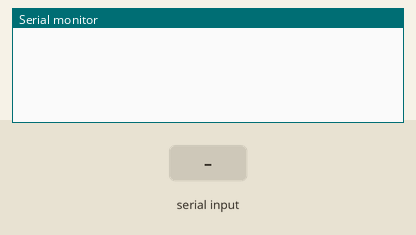
A program run on a simulated Arduino Mega 2560, built with avr-gcc and run on an emulated ATmega2560. Shown: the last lines printed to the serial monitor. The test bench sets the inputs (shaded band).

Above: at 1.2 s.
1.3 s: "1\n" received over Serial
At 2.5 s:
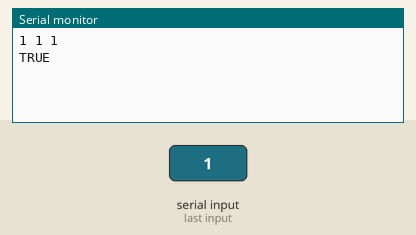
2.8 s: "0\n" received over Serial
At 3.7 s:
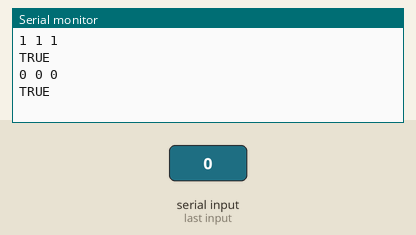

Measured:
- after the input at 1.3 s, the serial monitor: prints a new line at once (image 1)
- after the input at 2.8 s, the serial monitor: prints a new line at once (image 2)

The program:

main.cpp
```cpp
#include <Arduino.h>

bool measurement = false;
String encoderString = " ";
String loadCellString = " ";

int RX_BUFFER_SIZE = 256;
int TX_BUFFER_SIZE = 256;

void setup() {
  Serial.begin(9600);    // PC
  Serial1.begin(9600);   // STEPPERS
  Serial2.begin(9600); // ENCODER
  Serial3.begin(9600);    //LOADCELL
}

void loop() {

String rpm, angle, direction, time;

  if (Serial.available() > 0) {
    String receivedData = Serial.readStringUntil('\n');

    int spaceIndex1 = receivedData.indexOf(' ');
    rpm = receivedData.substring(0, spaceIndex1);

    int spaceIndex2 = receivedData.indexOf(' ', spaceIndex1 + 1);
    angle = receivedData.substring(spaceIndex1 + 1, spaceIndex2);

    int spaceIndex3 = receivedData.indexOf(' ', spaceIndex2 + 1);
    direction = receivedData.substring(spaceIndex2 + 1, spaceIndex3);

    time = receivedData.substring(spaceIndex3 + 1);

    String sendData = rpm + " " + angle + " " + direction;
    Serial1.println(sendData);
    Serial.println(sendData);  //COMMENT
    Serial3.println(time);
   // delay(time.toInt()*100);
    measurement = true;
  }
if (measurement == true){
  Serial.println("TRUE");
  while (Serial2.available()){
    encoderString = Serial2.readString();
    Serial.println(encoderString);
  }
  //delay(300);
  //while (Serial3.available() > 0){
    //loadCellString = Serial3.readStringUntil('\n');
    //Serial.println(loadCellString);
  //}
  //delay(300);

  measurement = false;
  //encoderString = " ";
  //loadCellString = " ";
}


}
```
